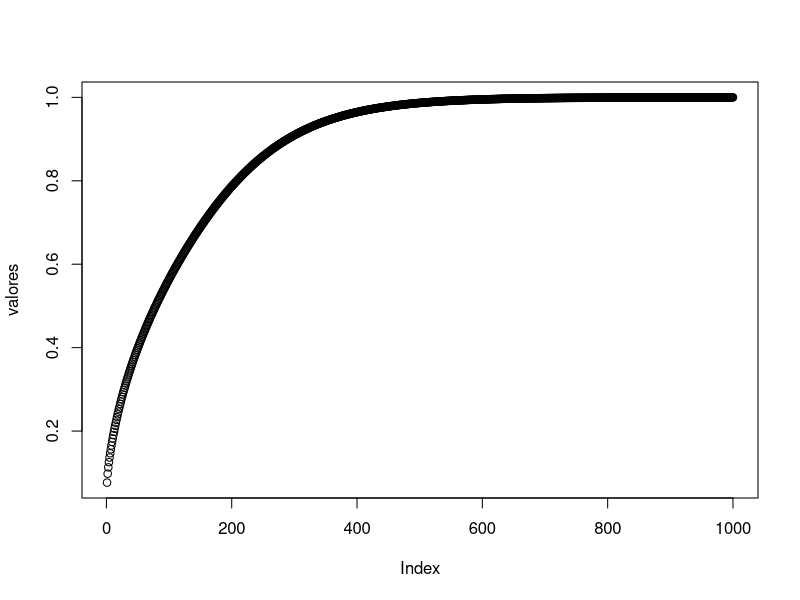
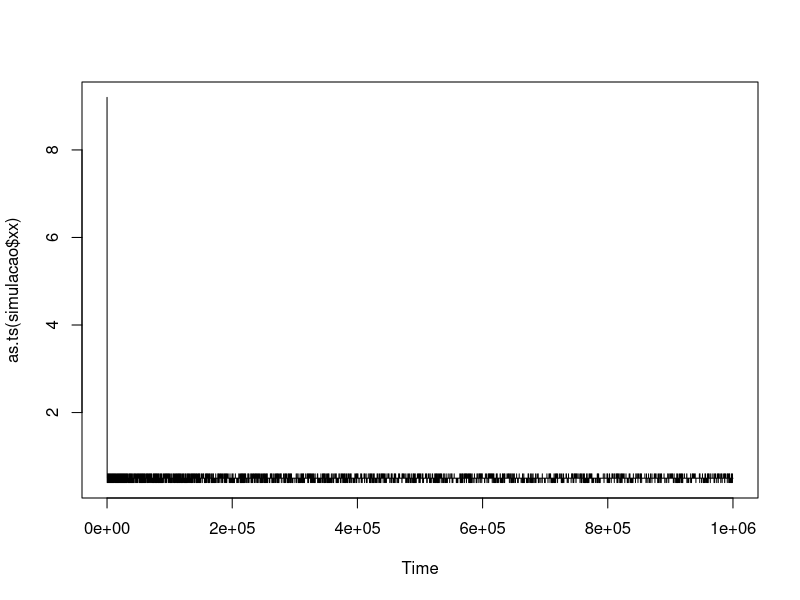

Write the R code that produced these figures, in order.
## ---- chunk 1
X = (1:100)/10
g = function(x) (x-0.5)^2
mu_meio = function(lambda) exp(-lambda*g(0.5))/sum(exp(-lambda*g(X)))
N = 10^3
valores = rep(NA, N)
for(ii in 1:N) valores[ii] = mu_meio(ii)
plot(valores)
## ---- chunk 2
rprop = function(x) ifelse(rbinom(1,1,0.5), x+0.1, x-0.1)
log_mu = function(x, ii) ifelse((x > 0)*(x < 10), -50*log(ii)*g(x), -Inf)

simulated_annealing = function(B = 10^6)
{
  xx = rep(NA, B)
  xx[1] = sample(X, 1)
  best = xx[1]
  for(ii in 2:B)
  {
    xx[ii] = rprop(xx[ii-1])
    if(log_mu(xx[ii], ii) - log_mu(xx[ii-1], ii) < log(runif(1))) xx[ii] = xx[ii-1]
    if(log_mu(best, ii) < log_mu(xx[ii], ii)) best = xx[ii]
  }
  list(xx = xx, best = best)
}

simulacao = simulated_annealing()
plot(as.ts(simulacao$xx))
simulacao$best
